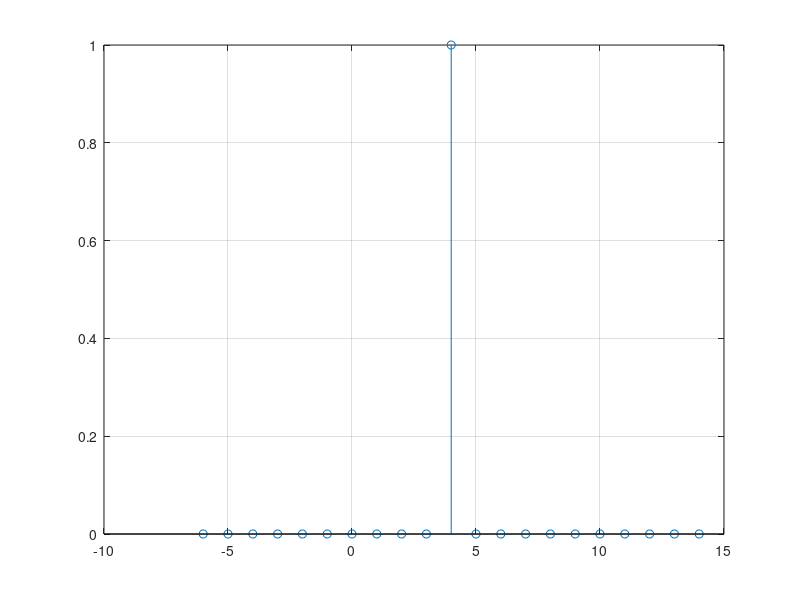

The MATLAB script that drew this image:
%% clear
clc
clear all
close all

%% declare
a=4;
n=(a-10):1:(a+10);
d = [zeros(1,10) ones(1,1) zeros(1,10)];

%% plot
stem(n,d);
grid on;
